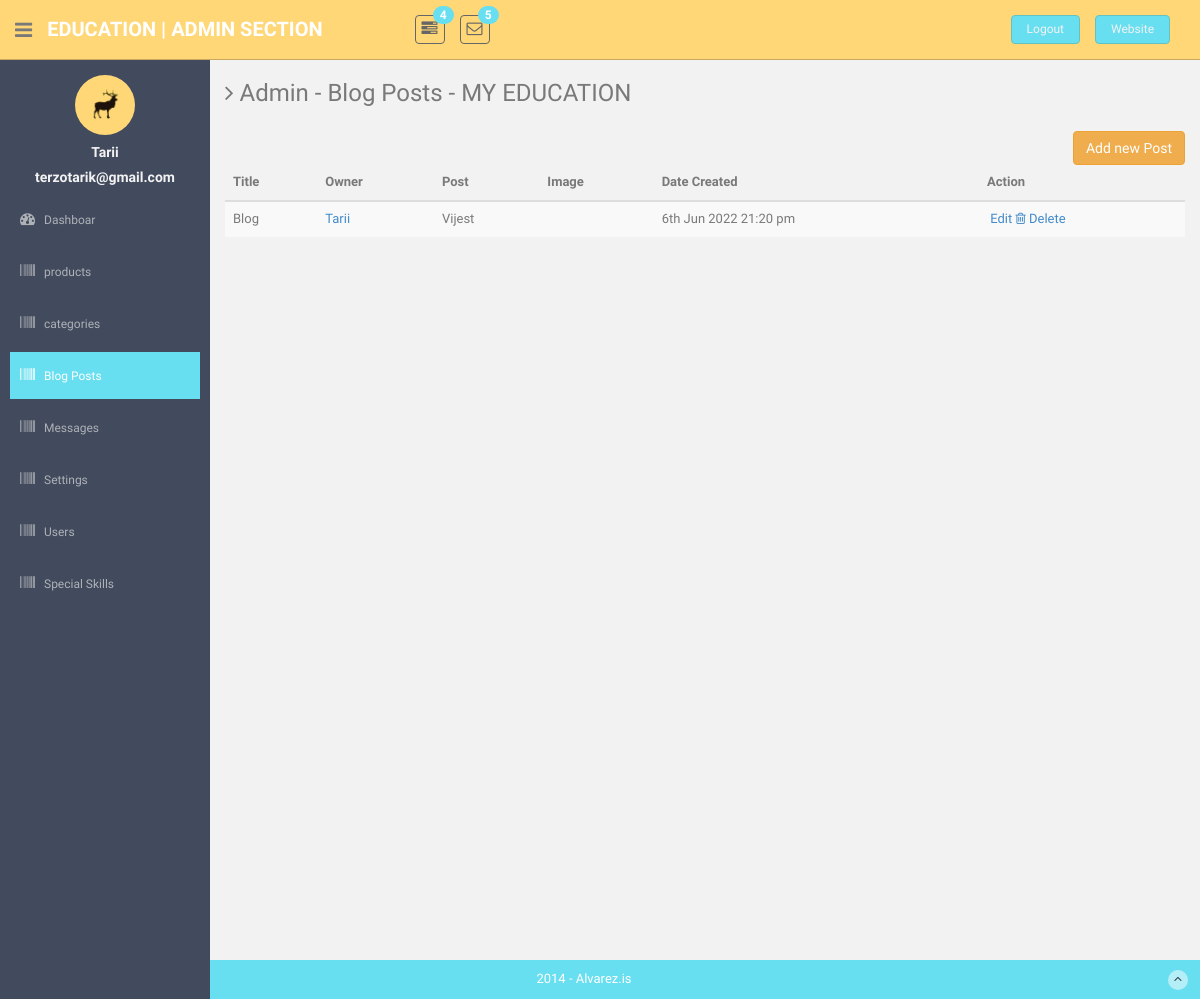
The app's page /admin/blogs (signed in) with its own data.
### tables this page shows
CREATE TABLE `users` (
  `id` bigint(20) NOT NULL,
  `url_address` varchar(255) NOT NULL,
  `name` varchar(255) NOT NULL,
  `email` varchar(255) NOT NULL,
  `password` varchar(255) NOT NULL,
  `date` datetime NOT NULL,
  `rank` varchar(8) NOT NULL
);

CREATE TABLE `blogs` (
  `id` int(11) NOT NULL,
  `url_address` varchar(60) NOT NULL,
  `title` varchar(60) NOT NULL,
  `post` text NOT NULL,
  `image` varchar(500) DEFAULT NULL,
  `date` datetime NOT NULL,
  `user_url` varchar(60) NOT NULL
);

### app/controllers/admin.php (called while the page is built, shortened)
<?php
Class Admin extends Controller{
    public function blogs($type = ''){
        $type = 'Blog Posts';
        $User = $this->load_model('User');
        $post_class = $this->load_model('post');
        $user_data = $User->check_login(true, ["admin"]);
        if(is_object($user_data)){
        $data['user_data'] = $user_data;
        }
        $mode = "read";
        if($mode == "edit"){
            $id = $_GET['edit'];
            $blogs = $post_class->get_one($id);
            $data['POST'] = (array)$blogs;
        }else{
            $blogs = $post_class->get_all();
            if($blogs){
                foreach($blogs as $key => $row){
                    $blogs[$key]->user_data = $User->get_user( $blogs[$key]->user_url);
                }
            }
        }
        $data['mode'] = $mode;
        $data['blogs'] = $blogs;
        $data['page_title'] = "Admin - $type";
        $data['current_page'] = "blogs";
        $this->view("admin/blogs",$data);
    }
}

### app/core/app.php (called while the page is built, shortened)
<?php
class App{
    protected $method = "index";
    public function __construct()
    {
        $url = $this->parseURL();
        if(file_exists("../app/controllers/" . strtolower($url[0]) . ".php")){
            unset($url[0]);
        }
        $this->controller = new $this->controller;
        if(isset($url[1])){
            $url[1] = strtolower($url[1]);
            if(method_exists($this->controller, $url[1])){
                $this->method = $url[1];
                unset($url[1]);
            }
        }
        $this->params = (count($url) > 0) ? $url : ["home"];
        call_user_func_array([$this->controller,$this->method], $this->params);
    }
    private function parseURL(){
        $url = isset($_GET['url']) ? $_GET['url'] : "home";
        return explode("/", filter_var(trim($url,"/"),FILTER_SANITIZE_URL));
    }
}

### public/index.php (called while the page is built, shortened)
<?php
$app = new App();
?>

### app/core/database.php (called while the page is built, shortened)
<?php
Class Database{
    public static $con;
    public function __construct()
    {
        try{
            $string = DB_TYPE . ":host=".DB_HOST.";dbname=". DB_NAME;
            self::$con = new PDO($string, DB_USER, DB_PASS);
        }catch (PDOException $e){
            die($e->getMessage("Connection die"));
        }
    }
    public static function newInstance(){
        return $instance = new self();
    }
    public function read($query, $data = array()){
        $stm = self::$con->prepare($query);
        $result = $stm->execute($data);
        if($result){
            $data = $stm->fetchAll(PDO::FETCH_OBJ);
            if(is_array($data) && count($data) > 0){
                return $data;
            }
        }
        return false;
    }
}

### app/models/user.class.php (called while the page is built, shortened)
<?php
Class User{
    public function get_user($url){
        $db = Database::newInstance();
        $arr = false;
        $arr['url'] = addslashes($url);
        $query = "select * from users where url_address = :url limit 1";
        $result = $db->read($query, $arr);
        if(is_array($result)){
            return $result[0];
        }
        return false;
    }
    public function check_login($redirect = false, $allowed = array()){
        $db = Database::getInstance();
        if(count($allowed) > 0 ){
            $arr['url'] = $_SESSION['user_url'];
            $query = "select * from users where url_address = :url limit 1";
            $result = $db->read($query, $arr);
            if(is_array($result)){
                $result = $result[0];
                if(in_array($result->rank, $allowed)){
                    return $result;
                }
            }
                die;
    }
        return false;
    }
}

### app/models/post.class.php (called while the page is built, shortened)
<?php
Class Post{
    public function get_all(){
        $DB = Database::newInstance();
        return $DB->read("select * from blogs order by id desc");
    }
}

### app/views/education/admin/blogs.php (the view, shortened to what this page needs)
<?php $this->view("admin/sidebar",$data); ?>
<table class="table table-striped table-advance table-hover">
    <?php if($mode == "read"):  ?>
        <a href="<?=ROOT?>admin/blogs?add_new=true">
            <input type="button" class="btn btn-warning pull-right" value="Add new Post">
        </a>
        <thead>
		    <tr><th>Title</th><th>Owner</th><th>Post</th><th>Image</th><th>Date Created</th><th>Action</th></tr>
	    </thead>
        <tbody>
		<?php if(isset($blogs) && is_array($blogs)):?>
			<?php foreach($blogs as $blog):?>
				<tr style="position: relative;">
                    <td><?=$blog->title?></td><td>
                    <a href="<?=ROOT?>profile/<?=$blog->user_url?>"><?=$blog->user_data->name?></a></td>
                    <td><?=$blog->post?></td>
                        <td><img src="<?=ROOT . $blog->image?>" style="width: 150px;;" alt=""></td>
                        <td><?=date("jS M Y H:i a",strtotime($blog->date))?></td>
					<td>
                        <a href="<?=ROOT?>admin/blogs?edit=<?=$blog->url_address?>"> <i class="fa fa-pencil-o"></i> Edit
                        </a>
                        <a href="<?=ROOT?>admin/blogs?delete=<?=$blog->url_address?>"> <i class="fa fa-trash-o"></i> Delete</a>
					</td>
				</tr>
			<?php endforeach;?>
            <?php endif;?>
            </tbody>
        <?php endif;?>
</table>

### app/views/education/admin/sidebar.php (shortened to what this page needs)
<aside>
    <div id="sidebar"  class="nav-collapse ">
        <ul class="sidebar-menu" id="nav-accordion">
        	  <p class="centered"><a href="profile.html"><img src="<?=ASSETS . THEME?>admin/img/ui-sam.jpg" class="img-circle" width="60"></a></p>
        	  <h5 class="centered"><?= $data['user_data']->name?></h5>
          <h5 class="centered"><?= $data['user_data']->email?></h5>
            <li class="sub-menu">
                <a href="javascript:;" >
                    <i class="fa fa-dashboard"></i>
                    <span>Dashboar</span>
                </a>
            </li>
            <li class="sub-menu">
                <a <?= (isset($current_page) && $current_page == "products") ? 'class="active" ':'' ?> href="<?=ROOT?>admin/products" >
                    <i class="fa fa-barcode"></i>
                    <span>products</span>
                </a>
            </li>
            <li class="sub-menu">
                <a <?= (isset($current_page) && $current_page == "categories") ? 'class="active" ':'' ?> href="<?=ROOT?>admin/categories" >
                    <i class="fa fa-barcode"></i>
                    <span>categories</span>
                </a>
            </li>
            <li class="sub-menu">
                <a <?= (isset($current_page) && $current_page == "blogs") ? 'class="active" ':'' ?> href="<?=ROOT?>admin/blogs" >
                    <i class="fa fa-barcode"></i>
                    <span>Blog Posts</span>
                </a>
            </li>
            <li class="sub-menu">
                <a <?= (isset($current_page) && $current_page == "messages") ? 'class="active" ':'' ?> href="<?=ROOT?>admin/messages" >
                    <i class="fa fa-barcode"></i>
                    <span>Messages</span>
                </a>
            </li>
            <li class="sub-menu">
                <a <?= (isset($current_page) && $current_page == "settings") ? 'class="active" ':'' ?> href="<?=ROOT?>admin/settings" >
                    <i class="fa fa-barcode"></i>
                    <span>Settings</span>
                </a>
            </li>
                     <li class="sub-menu">
                <a <?= (isset($current_page) && $current_page == "users") ? 'class="active" ':'' ?> href="<?=ROOT?>admin/users" >
                    <i class="fa fa-barcode"></i>
                    <span>Users</span>
                </a>
            </li>
            <li class="sub-menu">
                <a <?= (isset($current_page) && $current_page == "special_skills") ? 'class="active" ':'' ?> href="<?=ROOT?>admin/special_skills" >
                    <i class="fa fa-barcode"></i>
                    <span>Special Skills</span>
                </a>
            </li>
        </ul>
    </div>
</aside>
<section id="main-content">
    <section class="wrapper site-min-height">
    	<h3><i class="fa fa-angle-right"></i> <?= $data['page_title']. ' - ' . WEBSITE_TITLE ?> </h3>
    	<div class="row mt">
    		<div class="col-lg-12">

### public/assets/education/admin/css/style.css (style rules this page uses)
body { color: #797979; background: #f2f2f2; font-family: 'Ruda', sans-serif; padding: 0px !important; margin: 0px !important; font-size:13px; }
ul li { list-style: none; }
a, a:hover, a:focus { text-decoration: none; outline: none; }
.centered { text-align: center; }
.mt { margin-top: 25px; }
#sidebar { width: 210px; height: 100%; position: fixed; background: #424a5d; }
#sidebar h5 { color: #f2f2f2; font-weight: 700; }
#sidebar ul li { position: relative; }
ul.sidebar-menu , ul.sidebar-menu li ul.sub { margin: -2px 0 0; padding: 0; }
ul.sidebar-menu { margin-top: 75px; }
ul.sidebar-menu li { margin-bottom: 5px; margin-left:10px; margin-right:10px; }
ul.sidebar-menu li.sub-menu { line-height: 15px; }
ul.sidebar-menu li a span { display: inline-block; }
ul.sidebar-menu li a { color: #aeb2b7; text-decoration: none; display: block; padding: 15px 0 15px 10px; font-size: 12px; outline: none; -webkit-transition: all 0.3s ease; -moz-transition: all 0.3s ease; -o-transition: all 0.3s ease; -ms-transition: all 0.3s ease; transition: all 0.3s ease; }
ul.sidebar-menu li a.active, ul.sidebar-menu li a:hover, ul.sidebar-menu li a:focus { background: #68dff0; color: #fff; display: block; -webkit-transition: all 0.3s ease; -moz-transition: all 0.3s ease; -o-transition: all 0.3s ease; -ms-transition: all 0.3s ease; transition: all 0.3s ease; }
ul.sidebar-menu li a i { font-size: 15px; padding-right: 6px; }
ul.sidebar-menu li a.active i { color: #fff; }
#main-content { margin-left: 210px; }
.wrapper { display: inline-block; margin-top: 60px; padding-left: 15px; padding-right: 15px; padding-bottom: 15px; padding-top: 0px; width: 100%; }
.site-min-height { min-height: 900px; }

### records on screen
users: name "Tarii", email "terzotarik@gmail.com"
blogs: title "Blog", post "Vijest", date "6th Jun 2022 21:20 pm"

### other values on screen
$data['page_title'] "Admin - Blog Posts"
WEBSITE_TITLE "MY EDUCATION"
